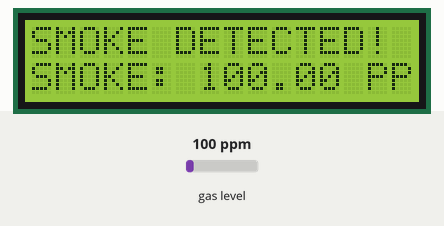
This sketch was run on a simulated Arduino Uno, built with avr-gcc and run on an emulated ATmega328P. Parts: 16×2 character LCD. Inputs (shaded band) come from the test bench; at power-on: gas level 100 ppm.

Above: at 3.7 s.
3.8 s: gas level set to 12 ppm
At 11.3 s:
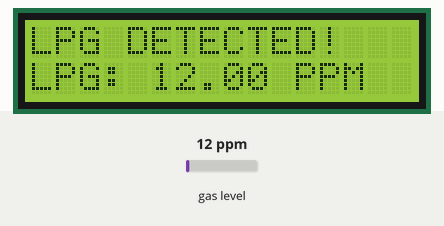
11.5 s: gas level set to 9 ppm
At 15.5 s:
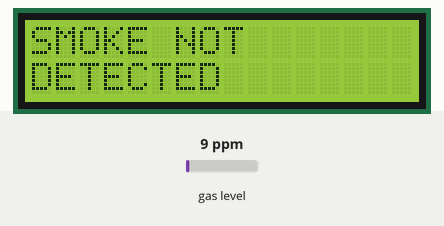
19.2 s: gas level set to 20 ppm
At 25.4 s:
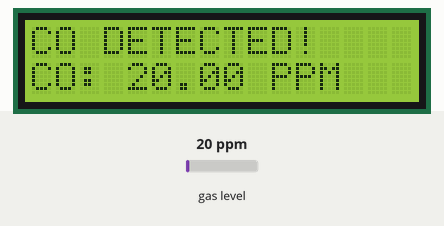
26.9 s: gas level set to 0 ppm
At 29.9 s:
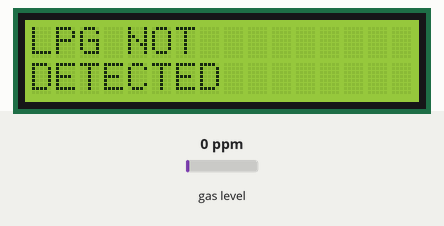
Timing chart, 0 to 31.4 s (numbered marks = the images above; inputs shaded):
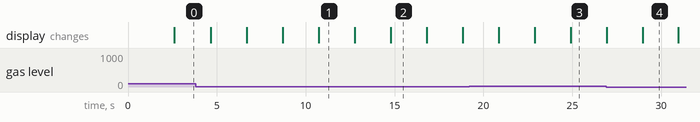

The sketch:

SMOKKKKKYY.ino
```cpp
#include <MQ2.h>
#include <Wire.h>
#include <LiquidCrystal_I2C.h>

// Define the LCD and MQ2 sensor
LiquidCrystal_I2C lcd(0x27, 16, 2); // LCD address is 0x27, with 16x2 dimensions
int Analog_Input = A0; // Analog pin connected to the MQ2 sensor
float lpg, co, smoke;
MQ2 mq2(Analog_Input);

void setup() {
  Serial.begin(9600);
  lcd.begin(); // Initialize the LCD
  lcd.backlight(); // Turn on the LCD backlight

  // Display initial message
  lcd.setCursor(0, 0);
  lcd.print("SMOKE DETECTOR");
  delay(2000); // Display the message for 2 seconds

  mq2.begin(); // Initialize the MQ2 sensor
}

void loop() {
  // Read sensor values
  float* values = mq2.read(false); // Pass false to avoid printing in Serial Monitor
  lpg = mq2.readLPG();   // Read LPG concentration
  co = mq2.readCO();     // Read CO concentration
  smoke = mq2.readSmoke(); // Read smoke concentration

  lcd.clear(); // Clear the display for new readings

  // Display smoke detection status
  if (smoke > 10) { // Adjust the threshold value as needed
    lcd.setCursor(0, 0);
    lcd.print("SMOKE DETECTED!");
    lcd.setCursor(0, 1);
    lcd.print("SMOKE: ");
    lcd.print(smoke);
    lcd.print(" PPM");
  } else {
    lcd.setCursor(0, 0);
    lcd.print("SMOKE NOT");
    lcd.setCursor(0, 1);
    lcd.print("DETECTED");
  }

  delay(2000); // Pause for 2 seconds

  // Display LPG detection status
  lcd.clear();
  if (lpg > 10) { // Adjust the threshold value as needed
    lcd.setCursor(0, 0);
    lcd.print("LPG DETECTED!");
    lcd.setCursor(0, 1);
    lcd.print("LPG: ");
    lcd.print(lpg);
    lcd.print(" PPM");
  } else {
    lcd.setCursor(0, 0);
    lcd.print("LPG NOT");
    lcd.setCursor(0, 1);
    lcd.print("DETECTED");
  }

  delay(2000); // Pause for 2 seconds

  // Display CO detection status
  lcd.clear();
  if (co > 10) { // Adjust the threshold value as needed
    lcd.setCursor(0, 0);
    lcd.print("CO DETECTED!");
    lcd.setCursor(0, 1);
    lcd.print("CO: ");
    lcd.print(co);
    lcd.print(" PPM");
  } else {
    lcd.setCursor(0, 0);
    lcd.print("CO NOT");
    lcd.setCursor(0, 1);
    lcd.print("DETECTED");
  }

  delay(2000); // Pause for 2 seconds
}
```

Measured:
- the behaviour switches between 11 and 10 ppm on gas level (found by bisection; images 1 and 2)
- after the input at 11.5 s, the display: first differs from a run without the input after 3.3 s (image 2)
- after the input at 19.2 s, the display: first changes after 1.7 s (image 3 shows a later state)
- after the input at 26.9 s, the display: first changes at once (image 4 shows a later state)
- what the display in image 2 shows lasts 2.0 s, from 14.8 s to 16.8 s
